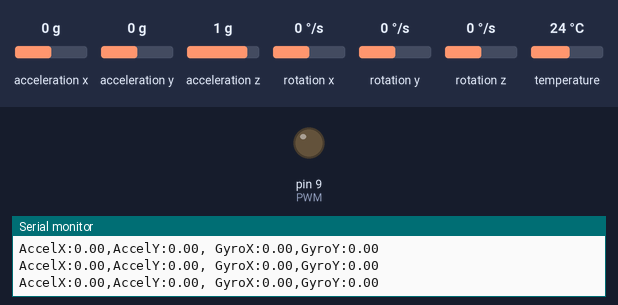
A sketch run on a simulated Arduino Uno, built with avr-gcc and run on an emulated ATmega328P. Shown: output pins drawn as LEDs (lit = HIGH), the last lines printed to the serial monitor. The test bench sets the inputs (shaded band); at power-on: acceleration x 0 g, acceleration y 0 g, rotation x 0 °/s, acceleration z 1 g, rotation y 0 °/s, rotation z 0 °/s, temperature 24 °C.

Above: at 1.3 s.
1.4 s: acceleration x set to 0.2 g
At 1.7 s:
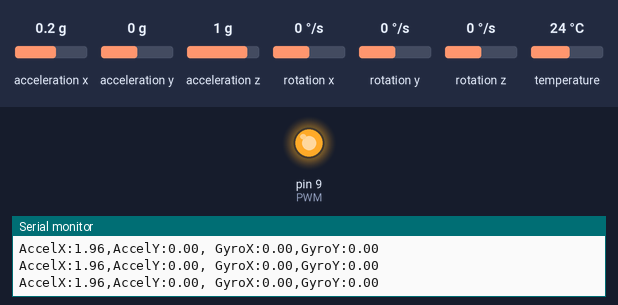
2.9 s: acceleration y set to -0.2 g
5.9 s: rotation x set to -2 °/s
8.9 s: acceleration x set to -1.4 g
At 10.1 s:
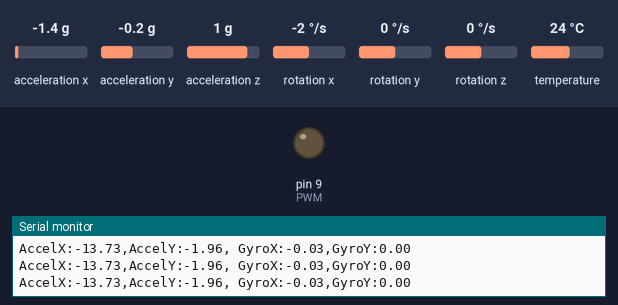
10.4 s: acceleration x set to 0.8 g
At 10.9 s:
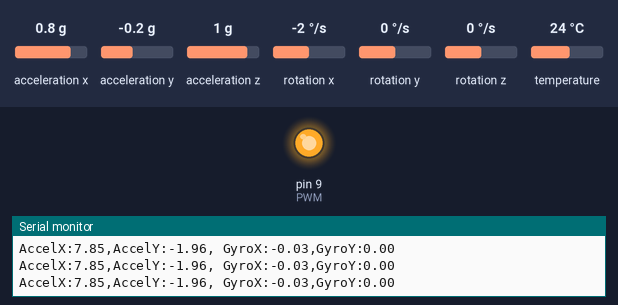
Timing chart, 0 to 12.9 s (numbered marks = the images above; inputs shaded):
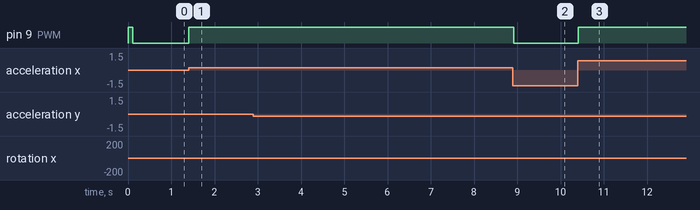

Measured:
- the behaviour switches between 0 and 0.1 g on acceleration x (found by bisection; images 0 and 1)
- after the input at 1.4 s, pin 9 (PWM): LOW → HIGH at once
- after the input at 8.9 s, pin 9 (PWM): HIGH → LOW at once
- after the input at 10.4 s, pin 9 (PWM): LOW → HIGH at once

The sketch:

mpu_plotxy.ino
```cpp
#include <Adafruit_MPU6050.h>
#include <Adafruit_Sensor.h>
#include <Wire.h>
#define PWM     9
Adafruit_MPU6050 mpu;

void setup(void) {


  Serial.begin(115200);
  while (!Serial) {
    delay(10); // Pause to open console
  }

  // Check MPU connection
  if (!mpu.begin()) {
    Serial.println("Failed to find MPU6050 chip");
    while (1) {
      delay(10);
    }
  }

  mpu.setAccelerometerRange(MPU6050_RANGE_16_G);
  mpu.setGyroRange(MPU6050_RANGE_250_DEG);
  mpu.setFilterBandwidth(MPU6050_BAND_21_HZ);

  pinMode(PWM, OUTPUT);
  digitalWrite(PWM, HIGH);

  Serial.println("");
  delay(100);
}


void loop() {

  /* Get new sensor events with the readings */
  sensors_event_t a, g, temp;
  mpu.getEvent(&a, &g, &temp);

  /* Print out the values */
  Serial.print("AccelX:");
  Serial.print(a.acceleration.x);
  Serial.print(",");
  Serial.print("AccelY:");
  Serial.print(a.acceleration.y);
  Serial.print(", ");
  Serial.print("GyroX:");
  Serial.print(g.gyro.x);
  Serial.print(",");
  Serial.print("GyroY:");
  Serial.print(g.gyro.y);
  Serial.println("");

  if (a.acceleration.x <= 0) {
    digitalWrite(PWM, LOW);
    } else{
    digitalWrite(PWM, HIGH);
  }
  delay(10);
  }
```
